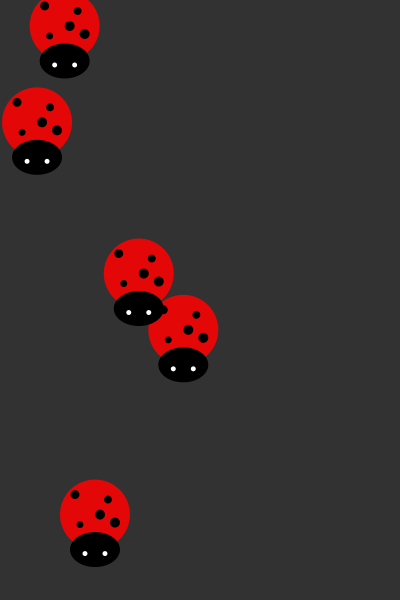
Frame 1 (no input)
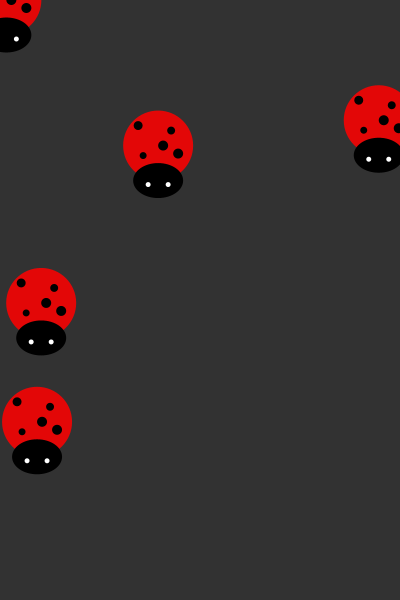
Frame 60 (the mouse pressed at the canvas centre just before this capture)
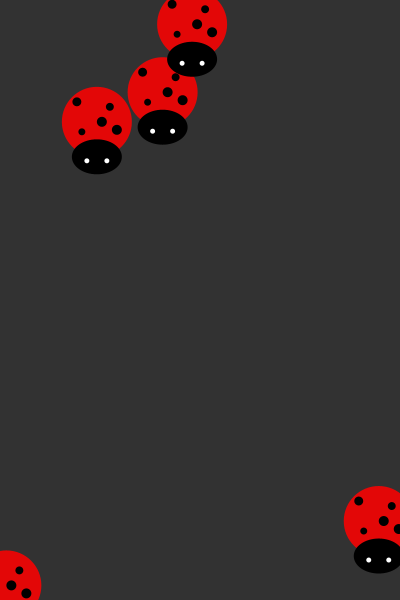
Frame 120 (the mouse held since frame 60 and released just before this capture)

The Processing sketch that drew these frames (run headless with seeded random() and noise(); from frame 60 on, the mouse is pressed at the canvas centre):

// Processing sketch: moving_bug
// ── moving_bug.pde
Bug myBug = new Bug();

Bug[] allTheBugs = new Bug[4];
//initialize the Array for bugs, but not the bugs themselves

void setup() {
  size(400, 600);
  noStroke();

  for (int i=0; i<allTheBugs.length; i++) {
    //must initialize the bugs
    allTheBugs[i] = new Bug();
  }
}

void draw() {
  background(50);

  for (int i=0; i<allTheBugs.length; i++) {
    allTheBugs[i].display();
    allTheBugs[i].move();
  }

  myBug.display();
  myBug.move();
}
// ── bug.pde
class Bug {
  float xPosition;
  float yPosition;
  float ySpeed = 4;
  float bugWidth = 70;
  float bugWSpot = 10;
  
  
  Bug(){
    xPosition = random(width);
    yPosition = random(height);
    ySpeed = random(5,10);
    
  }
  
  void display(){
    //bug body
    fill(227,7,7);
    ellipse(xPosition, yPosition, bugWidth, bugWidth);
    fill(0);
    //spots
    ellipse(xPosition +5, yPosition, bugWSpot, bugWSpot);
    ellipse(xPosition +20, yPosition +8, bugWSpot, bugWSpot);
    ellipse(xPosition -20, yPosition -20, bugWSpot - 1, bugWSpot - 1);
    ellipse(xPosition -15, yPosition + 10, bugWSpot-3, bugWSpot -3);
    ellipse(xPosition +13, yPosition -15, bugWSpot - 2, bugWSpot- 2);
    //head
    ellipse(xPosition, yPosition +35, 50 ,35 );
    fill(255);
    ellipse(xPosition -10, yPosition +39, 5, 5);
    ellipse(xPosition + 10, yPosition +39, 5, 5);
    
  }
  
  void move(){
    yPosition += ySpeed;
    
    if(yPosition > height){
      //reset at top
      yPosition = 0;
      xPosition = random(width);
    }
    
  }
  
  
  
  
  
  
  
}
